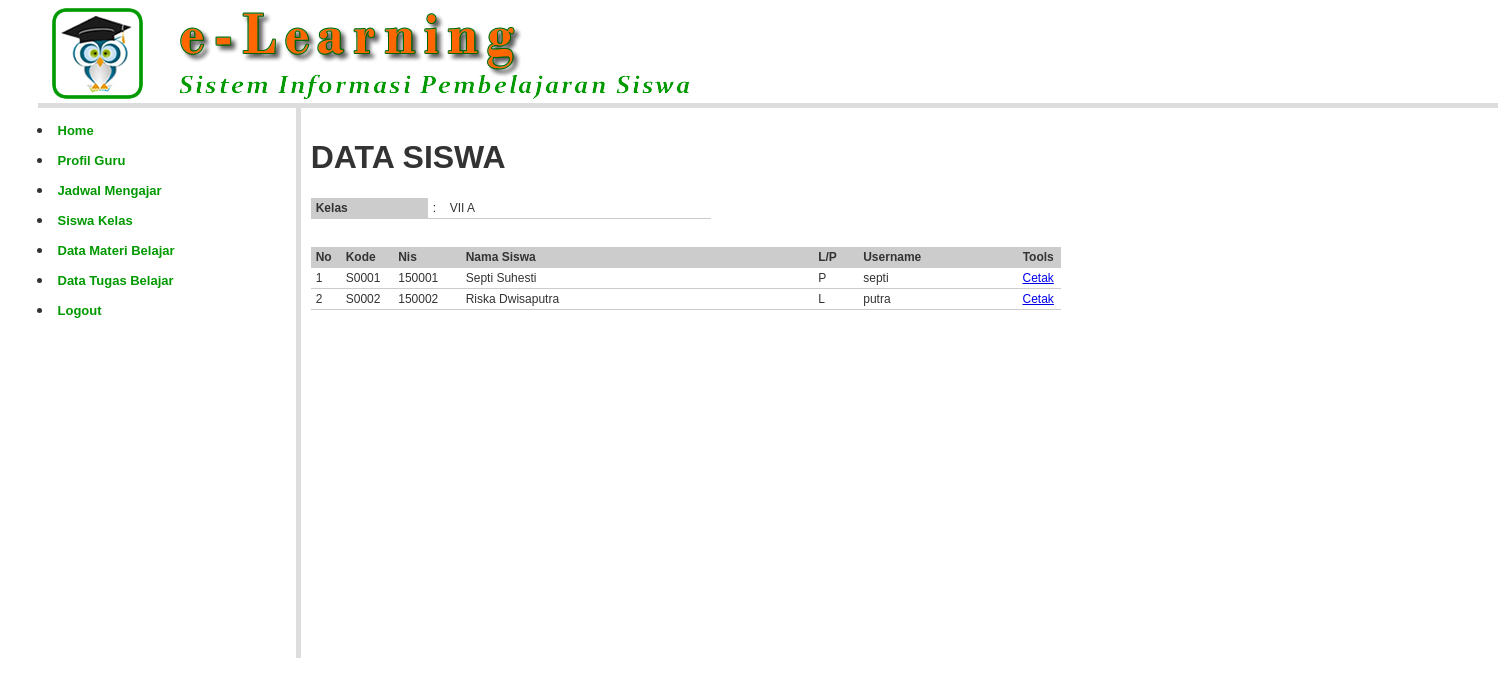
The page /guru/index.php?open=Siswa-Tampil (signed in) on the database its author committed.
### tables this page shows
CREATE TABLE `kelas` (
  `kd_kelas` char(3) NOT NULL,
  `nm_kelas` varchar(100) NOT NULL,
  `kd_guru` char(4) NOT NULL
);

CREATE TABLE `kelas_siswa` (
  `id` int(5) NOT NULL,
  `kd_kelas` char(3) NOT NULL,
  `kd_siswa` char(5) NOT NULL
);

CREATE TABLE `siswa` (
  `kd_siswa` char(5) NOT NULL,
  `nm_siswa` varchar(100) NOT NULL,
  `nis` varchar(10) NOT NULL,
  `kelamin` char(1) NOT NULL,
  `agama` varchar(20) NOT NULL,
  `tempat_lahir` varchar(100) NOT NULL,
  `tanggal_lahir` date NOT NULL,
  `alamat` varchar(100) NOT NULL,
  `no_telepon` varchar(20) NOT NULL,
  `foto` varchar(200) NOT NULL,
  `username` varchar(20) NOT NULL,
  `password` varchar(200) NOT NULL
);

### guru/siswa_tampil.php (the view, shortened to what this page needs)
<?php
include_once "../library/inc.connection.php";
if(isset($_SESSION['SES_GURU'])) {
	$kodeGuru	= $_SESSION['SES_GURU'];
}
else {
	echo "Kode data tidak terbaca";
	exit;
}
$mySql 	= "SELECT * FROM kelas WHERE kd_guru='$kodeGuru'";
$myQry 	= mysql_query($mySql, $koneksidb)  or die ("Query  salah : ".mysql_error());
while ($myData = mysql_fetch_array($myQry)) {
	$kodeKelas = $myData['kd_kelas'];
?>
<h1><b>DATA SISWA </b></h1>
<table class="table-list" width="400" border="0" cellspacing="1" cellpadding="3">
  <tr>
    <td width="109" bgcolor="#CCCCCC"><strong>Kelas</strong></td>
    <td width="7">: </td>
    <td width="262"><?php echo $myData['nm_kelas']; ?></td>
  </tr>
</table>
<br />
<table class="table-list" width="750" border="0" cellspacing="1" cellpadding="3">
  <tr>
    <td width="4%" bgcolor="#CCCCCC"><strong>No</strong></td>
    <td width="7%" bgcolor="#CCCCCC"><strong>Kode</strong></td>
    <td width="9%" bgcolor="#CCCCCC"><strong>Nis</strong></td>
    <td width="47%" bgcolor="#CCCCCC"><strong>Nama Siswa </strong></td>
    <td width="6%" bgcolor="#CCCCCC"><strong>L/P</strong></td>
    <td width="21%" bgcolor="#CCCCCC"><strong>Username</strong></td>
    <td align="center" bgcolor="#CCCCCC"><strong>Tools</strong></td>
  </tr>
  <?php
$my2Sql 	= "SELECT kelas_siswa.kd_kelas, siswa.* FROM kelas_siswa
			LEFT JOIN siswa ON kelas_siswa.kd_siswa = siswa.kd_siswa
			WHERE kelas_siswa.kd_kelas='$kodeKelas' ORDER BY siswa.kd_siswa ASC";
$my2Qry 	= mysql_query($my2Sql, $koneksidb)  or die ("Query  salah: ".mysql_error());
$nomor  = 0;
while ($my2Data = mysql_fetch_array($my2Qry)) {
	$nomor++;
	$Kode = $my2Data['kd_siswa'];
?>
  <tr>
    <td><?php echo $nomor; ?> </td>
    <td><?php echo $my2Data['kd_siswa']; ?> </td>
    <td><?php echo $my2Data['nis']; ?> </td>
    <td><?php echo $my2Data['nm_siswa']; ?> </td>
    <td><?php echo $my2Data['kelamin']; ?> </td>
    <td><?php echo $my2Data['username']; ?> </td>
    <td width="6%" align="center"><a href="siswa_cetak.php?Kode=<?php echo $Kode; ?>" target="_blank">Cetak</a></td>
  </tr>
  <?php } ?>
</table>
<?php } ?>

### styles/style.css (style rules this page uses)
body { margin:0px auto 0px; padding:3px; font-family:"Arial"; font-size:12px; color:#333; width:95%; background-position:top; background-color:#fff; }
.table-main td { color: #333; border-collapse: collapse; vertical-align: center; padding: 0px; border:none; }
.table-list { clear: both; text-align: left; border-collapse: collapse; margin: 0px 0px 10px 0px; background:#fff; }
.table-list td { color: #333; font-size:12px; border-color: #fff; border-collapse: collapse; vertical-align: center; padding: 3px 5px; border-bottom:1px #CCCCCC solid; }

### rows shown on the page
kelas: nm_kelas "VII A"
kelas_siswa: kd_siswa.kd_siswa "S0001", kd_siswa.nis "150001", kd_siswa.nm_siswa "Septi Suhesti", kd_siswa.kelamin "P", kd_siswa.username "septi"
kelas_siswa: kd_siswa.kd_siswa "S0002", kd_siswa.nis "150002", kd_siswa.nm_siswa "Riska Dwisaputra", kd_siswa.kelamin "L", kd_siswa.username "putra"
